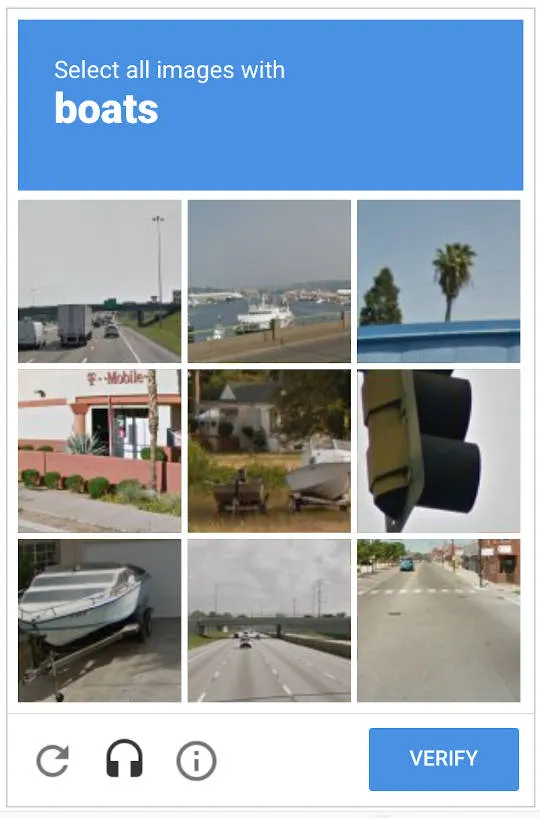
#> input picture debugs/captcha-samples/boats.jpg, 540 x 818 px, found by its file name
$ python analyze_grid.py
#> lines starting #> are read from the running program, lines starting #| are printed output that depends on the picture; after the words box and inside, x2 and y2 are one past the last pixel; in counts of white or black regions, pixels touching at a corner belong together
"""分析 reCAPTCHA 样本图片的网格边界。

目的：
  1. 找到标题区域与网格区域的分界线
  2. 确定网格的真实起始位置和大小
  3. 验证格子编号与实际内容的对应关系

输出：
  - 每张样本图片的分析结果（控制台 + 标注图片）
  - 标注图片保存在 debugs/captcha/ 目录
"""

import cv2
import numpy as np
from pathlib import Path

SAMPLES_DIR = Path("debugs/captcha-samples")
OUTPUT_DIR = Path("debugs/captcha")
OUTPUT_DIR.mkdir(parents=True, exist_ok=True)

SAMPLES = {
    "boats": SAMPLES_DIR / "boats.jpg",
    "crosswalks": SAMPLES_DIR / "crosswalks.jpeg",
    "traffic-lights": SAMPLES_DIR / "traffic-lights.jpg",
}


def analyze_one(name: str, path: Path) -> dict:
    """分析一张样本图片的网格结构。"""
#> called with name = 'boats'
    img = cv2.imread(str(path))
#> img is the input picture: shape (818, 540, 3); mean B, G, R 177.6, 164, 149.8
    if img is None:
        print(f"  ERROR: Cannot read {path}")
        return {}

    h, w = img.shape[:2]
    print(f"\n{'='*60}")
    print(f"  {name}: {w}×{h} (ratio w/h = {w/h:.3f})")
#|   boats: 540×818 (ratio w/h = 0.660)

    gray = cv2.cvtColor(img, cv2.COLOR_BGR2GRAY)

    # ── 方法 1: 简单假设 ──
    # reCAPTCHA 的网格区域通常是正方形，宽度 = 图片宽度
    # 标题区域在顶部，高度 = total_h - w
    grid_top_simple = h - w
    print(f"\n  [方法1] 假设网格为底部正方形:")
    print(f"    header_height = {grid_top_simple}")
#|     header_height = 278
    print(f"    grid area: y=[{grid_top_simple}, {h}], size={w}×{w}")
#|     grid area: y=[278, 818], size=540×540

    # ── 方法 2: 水平边缘投影 ──
    # 在标题和网格之间通常有一条强水平线
    edges = cv2.Canny(gray, 50, 150)
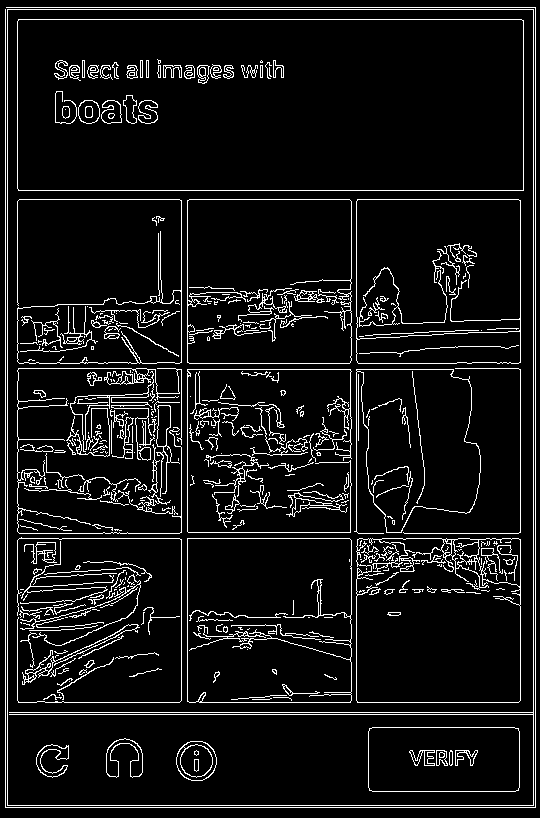
#> edges: shape (818, 540); 8% white in thin lines or dots
    h_proj = np.sum(edges, axis=1).astype(float)
#> h_proj = 818 values, max 135405 at index 807, min 0 at index 0, mean 11056

    # 归一化
    if h_proj.max() > 0:
        h_proj_norm = h_proj / h_proj.max()
#> h_proj_norm = 818 values, max 1 at index 807, min 0 at index 0, mean 0.0817
    else:
        h_proj_norm = h_proj

    # 在 y=[h*0.15, h*0.5] 范围内找最强水平线
    # 这是标题区域大致范围
    search_start = int(h * 0.15)
    search_end = int(h * 0.5)
    search_region = h_proj_norm[search_start:search_end]
#> search_region = 287 values, max 0.96 at index 68, min 0.00753 at index 69, mean 0.0716

    if len(search_region) > 0:
        peak_idx = np.argmax(search_region)
#> peak_idx = 68
        peak_y = search_start + peak_idx
#> peak_y = 190
        peak_val = h_proj_norm[peak_y]
#> peak_val = 0.96
        print(f"\n  [方法2] 水平边缘投影:")
        print(f"    搜索范围: y=[{search_start}, {search_end}]")
#|     搜索范围: y=[122, 409]
        print(f"    最强水平边缘: y={peak_y} (strength={peak_val:.3f})")
#|     最强水平边缘: y=190 (strength=0.960)

    # ── 方法 3: 色差检测 ──
    # 标题区域通常是深蓝色背景，网格区域是照片
    # 检测每行的颜色方差（标题区域方差低，照片区域方差高）
    row_var = np.array([np.var(gray[y, :]) for y in range(h)])
#> row_var = 818 values, max 8236.9 at index 370, min 0.0146 at index 4, mean 2556.6
    if row_var.max() > 0:
        row_var_norm = row_var / row_var.max()
#> row_var_norm = 818 values, max 1 at index 370, min 1.77e-06 at index 4, mean 0.31
    else:
        row_var_norm = row_var

    # 找到方差从低到高的跳变点
    # 标题区域颜色均匀（低方差），网格区域图片丰富（高方差）
    # 用滑窗平滑
    kernel_size = 11
    row_var_smooth = np.convolve(
        row_var_norm, np.ones(kernel_size) / kernel_size, mode="same"
    )
#> row_var_smooth = 818 values, max 0.88 at index 389, min 2.08e-06 at index 0, mean 0.31

    # 在 search 范围内找到方差阶跃
    search_var = row_var_smooth[search_start:search_end]
#> search_var = 287 values, max 0.88 at index 267, min 0.0133 at index 72, mean 0.271
    if len(search_var) > 0:
        # 计算差分
        diff = np.diff(search_var)
#> diff = 286 values, max 0.075 at index 246, min -0.028 at index 275, mean 0.00201
        jump_idx = np.argmax(diff)
#> jump_idx = 246
        jump_y = search_start + jump_idx
#> jump_y = 368
        jump_val = diff[jump_idx]
#> jump_val = 0.075
        print(f"\n  [方法3] 色差跳变检测:")
        print(f"    最大方差跳变: y={jump_y} (delta={jump_val:.4f})")
#|     最大方差跳变: y=368 (delta=0.0750)

    # ── 方法 4: 检测水平长线 (Hough) ──
    # 网格边界是跨越整个图片宽度的水平线
    line_edges = cv2.Canny(gray, 100, 200)
#> line_edges: shape (818, 540); 6.8% white in thin lines or dots
    lines = cv2.HoughLinesP(
        line_edges,
        rho=1,
        theta=np.pi / 180,
        threshold=int(w * 0.6),  # 至少 60% 宽度
        minLineLength=int(w * 0.5),
        maxLineGap=10,
    )
#> lines = 20 rows, first 6: [7, 807, 7, 7], [5, 807, 5, 9], [535, 807, 535, 7], [533, 807, 533, 7], [17, 700, 17, 201], [6, 7, 534, 7]

    h_lines_found = []
    if lines is not None:
        for line in lines:
            x1, y1, x2, y2 = line[0]
            angle = abs(np.arctan2(y2 - y1, x2 - x1) * 180 / np.pi)
            if angle < 5:  # 近似水平
                h_lines_found.append((y1 + y2) // 2)
#> this loop made 20 passes
#> (x1, y1, x2, y2, angle) on passes 1 to 8: (7, 807, 7, 7, 90), (5, 807, 5, 9, 90), (535, 807, 535, 7, 90), (533, 807, 533, 7, 90), (17, 700, 17, 201, 90), (6, 7, 534, 7, 0), (181, 700, 181, 190, 90), (6, 807, 534, 807, 0)
#> after the loop, h_lines_found = [7, 807, 190, 805, 19, 712, 9, 199, 702, 538, 363]

    h_lines_found.sort()
    print(f"\n  [方法4] Hough 水平长线检测:")
    print(f"    找到 {len(h_lines_found)} 条水平线")
#|     找到 11 条水平线
    for i, y_pos in enumerate(h_lines_found):
        region = "header" if y_pos < h * 0.4 else "grid"
        print(f"    线 {i}: y={y_pos} ({region}区域)")
#> this loop made 11 passes
#> (y_pos, region) on passes 1 to 8: (7, 'header'), (9, 'header'), (19, 'header'), (190, 'header'), (199, 'header'), (363, 'grid'), (538, 'grid'), (702, 'grid')
#> (printed output is left out)

    # ── 综合分析 ──
    # 找标题/网格分界线的最佳猜测
    candidates = [grid_top_simple]
    if h_lines_found:
        # 找最接近 grid_top_simple 的水平线
        for yl in h_lines_found:
            if abs(yl - grid_top_simple) < h * 0.1:
                candidates.append(yl)
#> this loop made 11 passes
#> after the loop, candidates = [278, 199]

    best_grid_top = int(np.median(candidates))
#> best_grid_top = 238
    print(f"\n  [综合] 网格顶部位置: y={best_grid_top}")
#|   [综合] 网格顶部位置: y=238

    # ── 绘制分析图 ──
    vis = img.copy()

    # 画分界线（红色粗线）
    cv2.line(vis, (0, best_grid_top), (w, best_grid_top), (0, 0, 255), 3)
    cv2.putText(
        vis,
        f"grid top: y={best_grid_top}",
        (10, best_grid_top - 10),
        cv2.FONT_HERSHEY_SIMPLEX,
        0.6,
        (0, 0, 255),
        2,
    )

    # 画所有检测到的水平线（绿色细线）
    for yl in h_lines_found:
        cv2.line(vis, (0, yl), (w, yl), (0, 255, 0), 1)
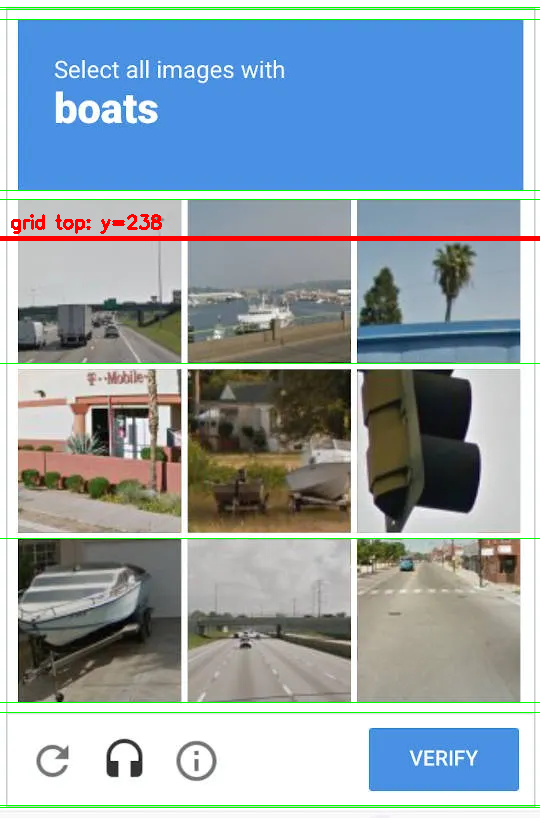
#> vis: shape (818, 540, 3); mean B, G, R 172.8, 162.7, 147.3

    # 画 "方法1" 分界线（蓝色虚线）
    for x in range(0, w, 10):
        cv2.line(vis, (x, grid_top_simple), (x + 5, grid_top_simple), (255, 0, 0), 2)
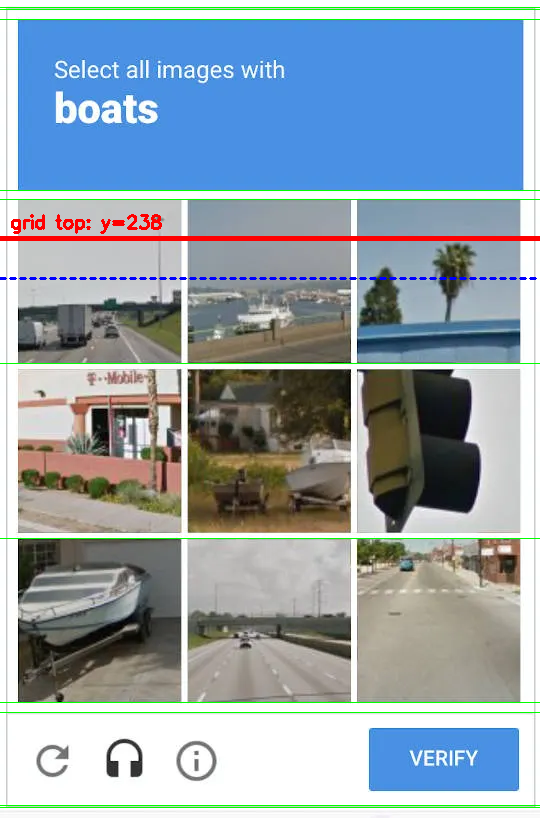
#> vis: shape (818, 540, 3); 0.24% of pixels changed, all inside (x1, y1, x2, y2) = (0, 277, 537, 280)

    # 假设 3x3 网格（先通用分析）
    for grid_n in [3, 4]:
        vis_grid = img.copy()
        grid_h = h - best_grid_top
        cell_w_px = w / grid_n
        cell_h_px = grid_h / grid_n

        cv2.line(vis_grid, (0, best_grid_top), (w, best_grid_top), (0, 0, 255), 2)

        cell_idx = 1
        for r in range(grid_n):
            for c in range(grid_n):
                x1 = int(c * cell_w_px)
                y1 = int(best_grid_top + r * cell_h_px)
                x2 = int((c + 1) * cell_w_px)
                y2 = int(best_grid_top + (r + 1) * cell_h_px)

                # 画格子边框（黄色）
                cv2.rectangle(vis_grid, (x1, y1), (x2, y2), (0, 255, 255), 2)

                # 标注编号（红色，右下角）
                label = str(cell_idx)
                (tw, th), _ = cv2.getTextSize(label, cv2.FONT_HERSHEY_SIMPLEX, 0.9, 2)
                lx = x2 - tw - 8
                ly = y2 - 8
                cv2.rectangle(
                    vis_grid,
                    (lx - 4, ly - th - 4),
                    (lx + tw + 4, ly + 4),
                    (255, 255, 255),
                    cv2.FILLED,
                )
                cv2.putText(
                    vis_grid,
                    label,
                    (lx, ly),
                    cv2.FONT_HERSHEY_SIMPLEX,
                    0.9,
                    (0, 0, 255),
                    2,
                    cv2.LINE_AA,
                )
                cell_idx += 1

        out_path = OUTPUT_DIR / f"grid_analysis_{name}_{grid_n}x{grid_n}.png"
        cv2.imwrite(str(out_path), vis_grid)
        print(f"  Saved: {out_path}")
#> this loop made 2 passes
#> (grid_h, cell_h_px) on passes 1 to 2: (580, 193.3), (580, 145)
#> pass 1, in analyze_one, `cv2.imwrite(str(out_path), vis_grid)`:
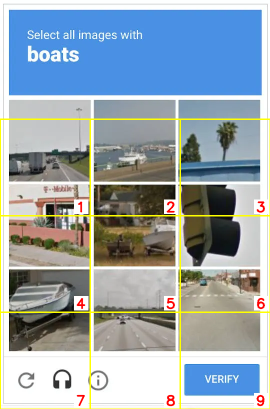
#> saved as grid_analysis_boats_3x3.png: shape (818, 540, 3) (shown at 1/2 size); mean B, G, R 173.8, 166.2, 152.8

    # 保存分析图
    out_analysis = OUTPUT_DIR / f"grid_analysis_{name}_lines.png"
    cv2.imwrite(str(out_analysis), vis)
    print(f"  Saved: {out_analysis}")

    # ── 保存投影图 ──
    proj_h = 200
    proj_img = np.zeros((proj_h, w, 3), dtype=np.uint8)
    for x in range(w):
        if x < len(h_proj_norm):
            bar_h = int(h_proj_norm[x] * proj_h)
            cv2.line(proj_img, (x, proj_h), (x, proj_h - bar_h), (0, 255, 0), 1)
#> this loop made 540 passes
#> bar_h on passes 1 to 8: 0, 0, 0, 0, 0, 0, 0, 199
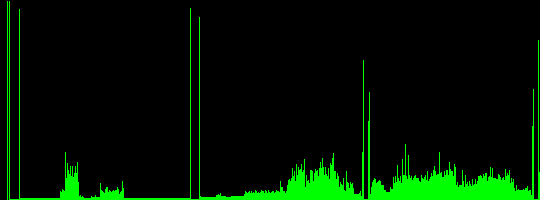
#> proj_img: shape (200, 540, 3); mean of channels 0, 1, 2 0, 19.9, 0; drawn as B, G, R
    for x in range(w):
        if x < len(row_var_smooth):
            bar_h = int(row_var_smooth[x] * proj_h)
            cv2.line(proj_img, (x, proj_h), (x, proj_h - bar_h), (0, 0, 255), 1)
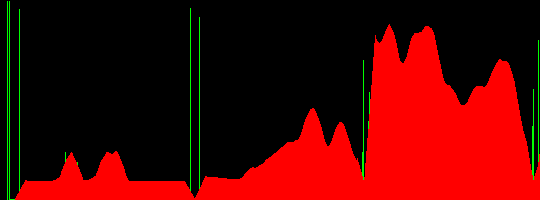
#> proj_img: shape (200, 540, 3); mean of channels 0, 1, 2 0, 3.3, 80; drawn as B, G, R

    # 注意：这里把 y 轴映射为 x 轴来可视化
    # 重新做：把行方差画成横向图
    proj_img2 = np.zeros((h, 300, 3), dtype=np.uint8)
    for y in range(h):
        # 边缘投影（绿色）
        bar_w = int(h_proj_norm[y] * 150)
        cv2.line(proj_img2, (0, y), (bar_w, y), (0, 255, 0), 1)
        # 方差（红色）
        bar_w2 = int(row_var_smooth[y] * 150) + 150
        cv2.line(proj_img2, (150, y), (bar_w2, y), (0, 0, 255), 1)
#> this loop made 818 passes
#> (bar_w, bar_w2) on passes 1 to 3: (0, 150), (0, 150), (0, 150)

    # 画分界线
    cv2.line(proj_img2, (0, best_grid_top), (300, best_grid_top), (0, 255, 255), 2)
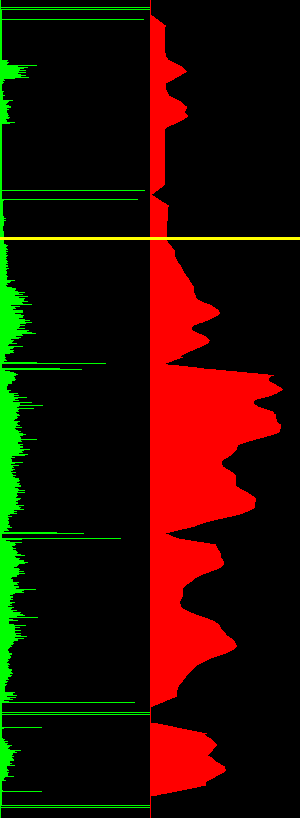
#> proj_img2: shape (818, 300, 3); mean of channels 0, 1, 2 0, 11.8, 40.9; drawn as B, G, R

    out_proj = OUTPUT_DIR / f"grid_analysis_{name}_projection.png"
    cv2.imwrite(str(out_proj), proj_img2)
    print(f"  Saved: {out_proj}")

    return {
        "name": name,
        "size": (w, h),
        "grid_top": best_grid_top,
        "h_lines": h_lines_found,
    }


def main():
    print("reCAPTCHA 样本图片网格边界分析")
    print("=" * 60)

    results = {}
    for name, path in SAMPLES.items():
        if path.exists():
            results[name] = analyze_one(name, path)
        else:
            print(f"\n  SKIP: {path} not found")
#> pass 2 of the loop in main, `for name, path in SAMPLES.items():`:
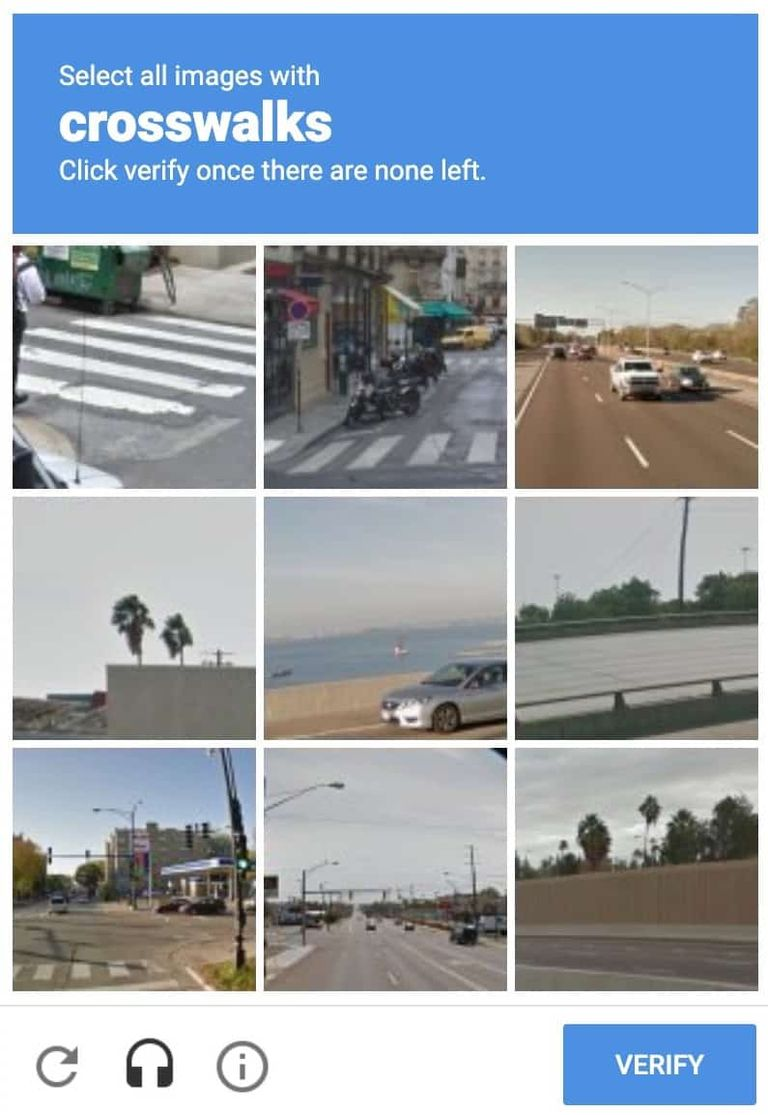
#> input picture debugs/captcha-samples/crosswalks.jpeg, 768 x 1115 px, found by its file name
#> in analyze_one, img is the input picture: shape (1115, 768, 3); mean B, G, R 175.3, 161.5, 149.1
#|   crosswalks: 768×1115 (ratio w/h = 0.689)
#> gray: shape (1115, 768)
#|     header_height = 347
#|     grid area: y=[347, 1115], size=768×768
#> in analyze_one (call 2), `edges = cv2.Canny(gray, 50, 150)`:
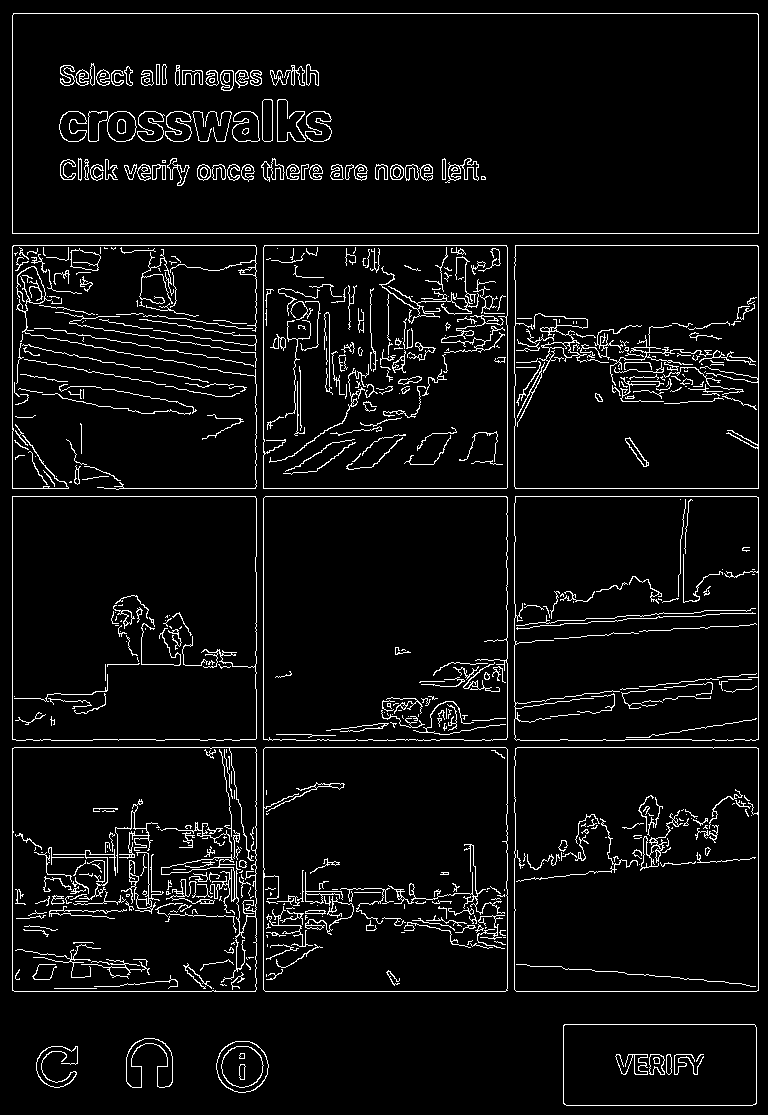
#> edges: shape (1115, 768); 5.5% white in thin lines or dots
#> h_proj = 1115 values, max 190485 at index 233, min 0 at index 0, mean 10712.3
#> h_proj_norm = 1115 values, max 1 at index 233, min 0 at index 0, mean 0.0562
#> search_region = 390 values, max 1 at index 66, min 0 at index 67, mean 0.0682
#> peak_idx = 66
#> peak_y = 233
#> peak_val = 1
#|     搜索范围: y=[167, 557]
#|     最强水平边缘: y=233 (strength=1.000)
#> row_var = 1115 values, max 4968.1 at index 305, min 0.00775 at index 1011, mean 1875.8
#> row_var_norm = 1115 values, max 1 at index 305, min 1.56e-06 at index 1011, mean 0.378
#> row_var_smooth = 1115 values, max 0.954 at index 306, min 2.26e-05 at index 0, mean 0.378
#> search_var = 390 values, max 0.954 at index 139, min 0.00117 at index 72, mean 0.419
#> diff = 389 values, max 0.0538 at index 82, min -0.0429 at index 322, mean -0.000734
#> jump_idx = 82
#> jump_y = 249
#> jump_val = 0.0538
#|     最大方差跳变: y=249 (delta=0.0538)
#> lines = [[12, 990, 12, 246], [758, 990, 758, 246], [12, 233, 758, 233], [263, 989, 263, 247], [13, 496, 756, 496], [14, 747, 505, 747], [14, 991, 756, 991], [13, 245, 757, 245], [13, 13, 757, 13], [507, 737, 507, 247], [111, 488, 757, 488]]
#> the loop in analyze_one (call 2), `for line in lines:` made 11 passes
#> (x1, y1, x2, y2, angle) on passes 1 to 4: (12, 990, 12, 246, 90), (758, 990, 758, 246, 90), (12, 233, 758, 233, 0), (263, 989, 263, 247, 90)
#> after the loop in analyze_one (call 2), `for line in lines:`: h_lines_found = [233, 496, 747, 991, 245, 13, 488]
#|     找到 7 条水平线
#> the loop in analyze_one (call 2), `for i, y_pos in enumerate(h_lines_found):` made 7 passes
#> (y_pos, region) on passes 1 to 4: (13, 'header'), (233, 'header'), (245, 'header'), (488, 'grid')
#> (printed output is left out)
#> the loop in analyze_one (call 2), `for yl in h_lines_found:` made 7 passes
#> after the loop in analyze_one (call 2), `for yl in h_lines_found:`: candidates = [347, 245]
#> best_grid_top = 296
#|   [综合] 网格顶部位置: y=296
#> the loop in analyze_one (call 2), `for grid_n in [3, 4]:` made 2 passes
#> (grid_h, cell_h_px) on passes 1 to 2: (819, 273), (819, 204.8)
#> the loop in analyze_one (call 2), `for x in range(w):` made 768 passes
#> in analyze_one (call 2), `cv2.line(proj_img2, (0, best_grid_top), (300, best_grid_top), (0, 255,..`:
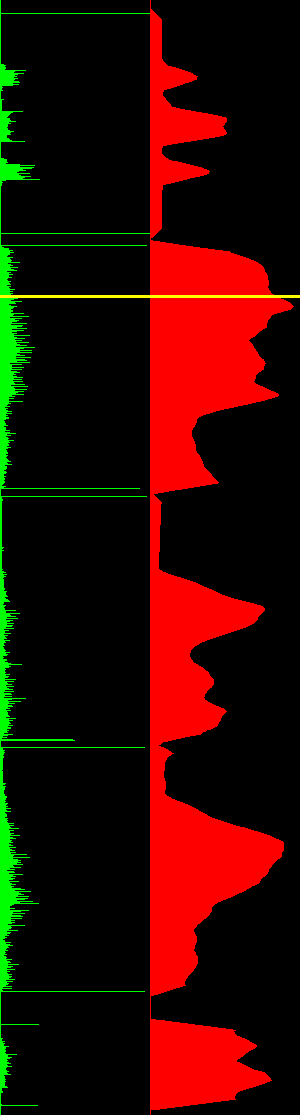
#> proj_img2: shape (1115, 300, 3); mean of channels 0, 1, 2 0, 8.3, 48.9; drawn as B, G, R

    print(f"\n\n{'='*60}")
    print("汇总:")
    for name, info in results.items():
        if info:
            w, h = info["size"]
            gt = info["grid_top"]
            print(
                f"  {name}: {w}×{h}, grid_top={gt}, "
                f"header={gt}px ({gt/h*100:.1f}%), "
                f"grid={h-gt}px ({(h-gt)/h*100:.1f}%)"
            )
#> this loop made 3 passes
#> name on passes 1 to 3: 'boats', 'crosswalks', 'traffic-lights'
#> (printed output is left out)


if __name__ == "__main__":
    main()
